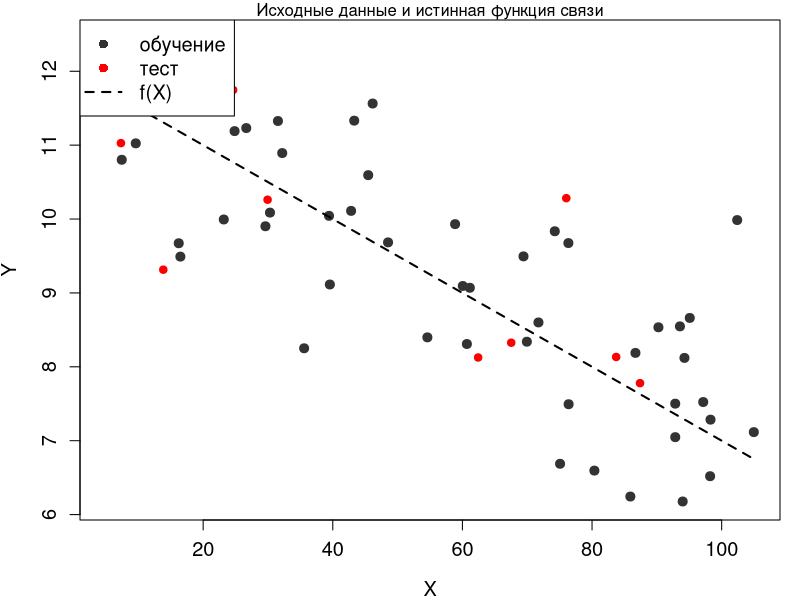
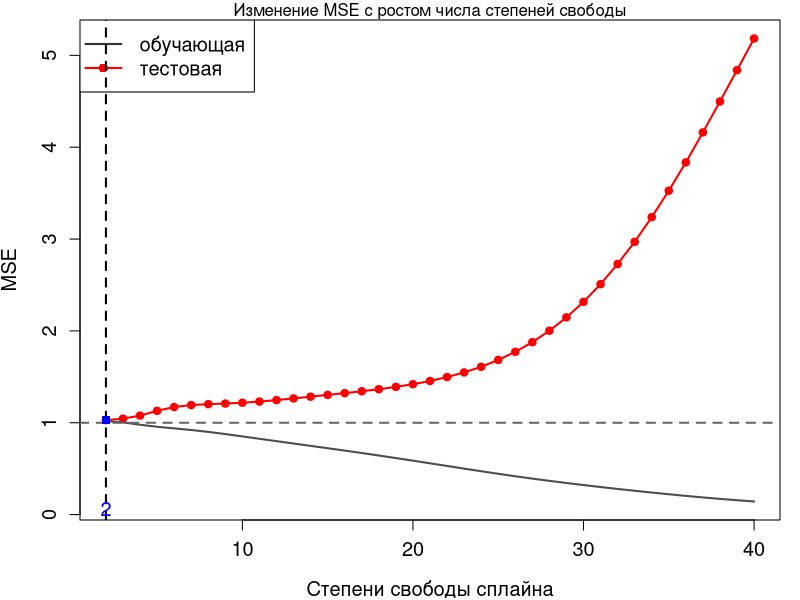
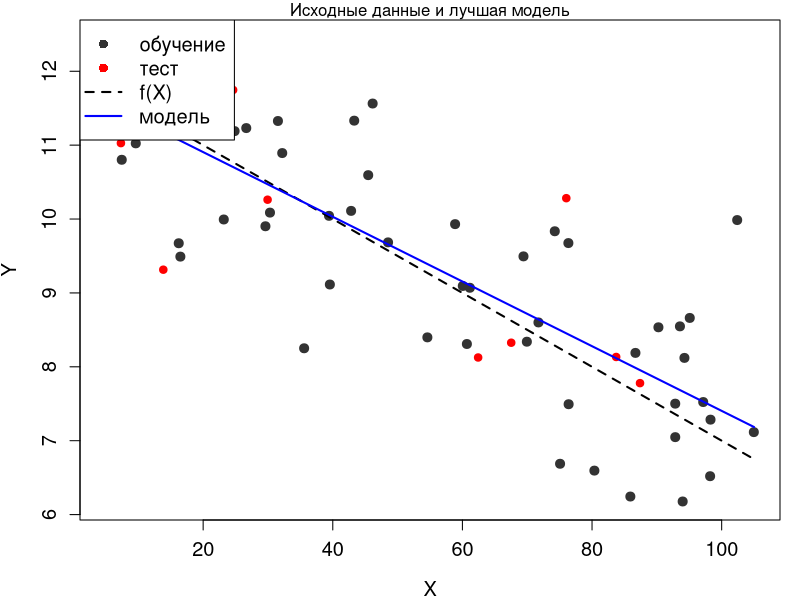
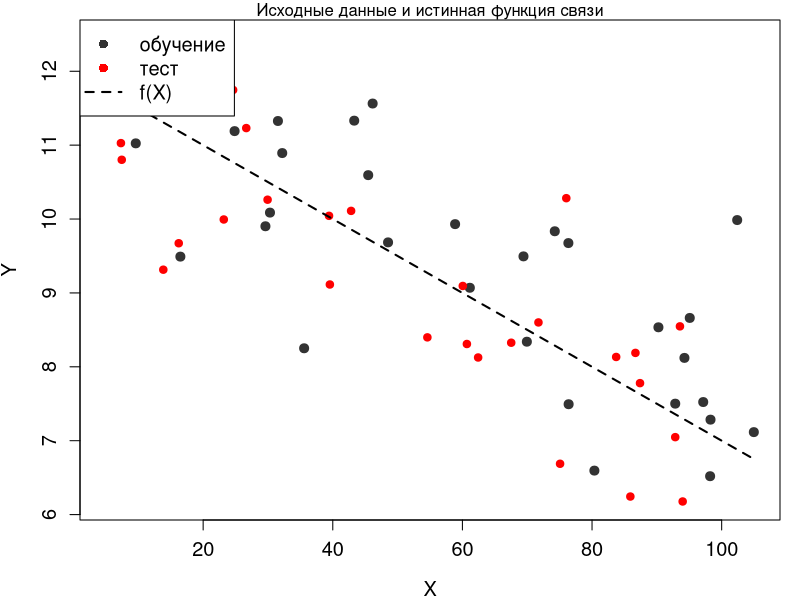
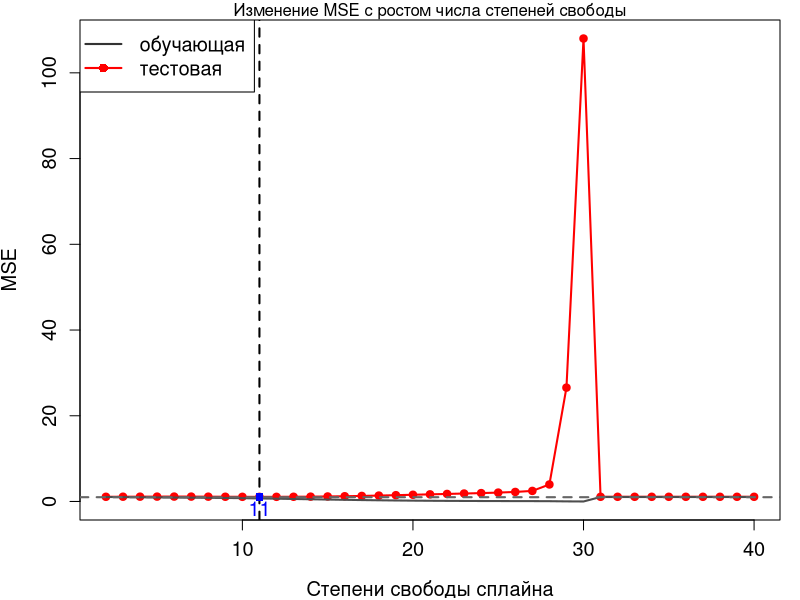
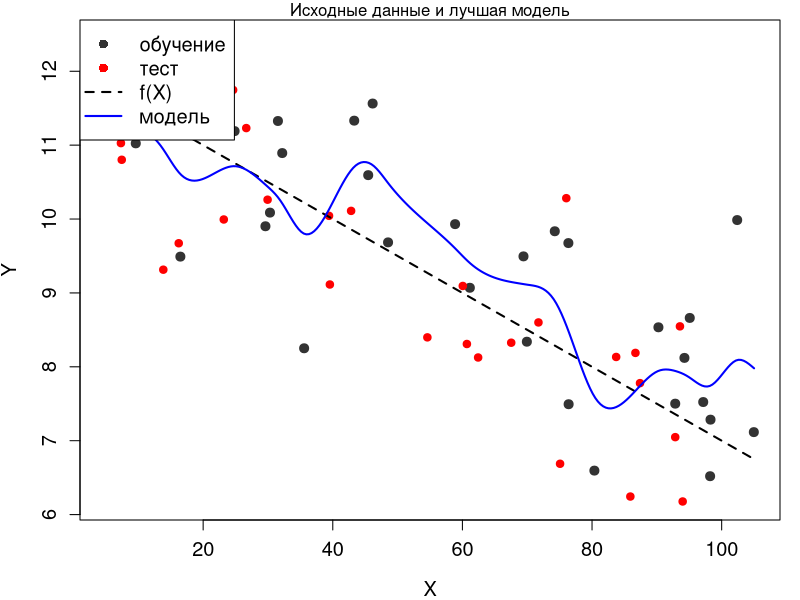

Write R code to recreate these figures, in order.
## ---- chunk 1
knitr::opts_chunk$set(echo = TRUE)
## ---- chunk 2
# ядро 
my.seed <- 1486372882 

# наблюдений всего 
n.all <- 60 
# доля обучающей выборки 
train.percent <- 0.85 
# стандартное отклонение случайного шума 
res.sd <- 1 
# границы изменения X 
x.min <- 5 
x.max <- 105 

# фактические значения x 
set.seed(my.seed) 
x <- runif(x.min, x.max, n = n.all) 

# случайный шум 
set.seed(my.seed) 
res <- rnorm(mean = 0, sd = res.sd, n = n.all) 
# отбираем наблюдения в обучающую выборку 
set.seed(my.seed) 
inTrain <- sample(seq_along(x), size = train.percent*n.all) 

# истинная функция взаимосвязи 
y.func <- function(x) {12 - 0.05*x} 

# для графика истинной взаимосвязи 
x.line <- seq(x.min, x.max, length = n.all) 
y.line <- y.func(x.line) 

# фактические значения y (с шумом) 
y <- y.func(x) + res 

# Создаём векторы с данными для построения графиков ############################ 

# наблюдения на обучающей выборке 
x.train <- x[inTrain] 
y.train <- y[inTrain] 

# наблюдения на тестовой выборке 
x.test <- x[-inTrain] 
y.test <- y[-inTrain] 
# График 1: Исходные данные на график ######################################### 

# убираем широкие поля рисунка 
par(mar = c(4, 4, 1, 1)) 

# наименьшие/наибольшие значения по осям 
x.lim <- c(x.min, x.max) 
y.lim <- c(min(y), max(y)) 

# наблюдения с шумом (обучающая выборка) 
plot(x.train, y.train, 
     col = grey(0.2), bg = grey(0.2), pch = 21, 
     xlab = 'X', ylab = 'Y', 
     xlim = x.lim, ylim = y.lim, 
     cex = 1.2, cex.lab = 1.2, cex.axis = 1.2)


# заголовок 
mtext('Исходные данные и истинная функция связи', side = 3) 

# наблюдения тестовой выборки 
points(x.test, y.test, col = 'red', bg = 'red', pch = 21) 

# истинная функция 
lines(x.line, y.line, lwd = 2, lty = 2) 

# легенда 
legend('topleft', legend = c('обучение', 'тест', 'f(X)'), 
       pch = c(16, 16, NA), 
       col = c(grey(0.2), 'red', 'black'), 
       lty = c(0, 0, 2), lwd = c(1, 1, 2), cex = 1.2)

# Строим модель ############################################################### 
# Цикл по степеням свободы #################################################### 

# максимальное число степеней свободы для модели сплайна 
max.df <- 40 
# таблица для записи ошибок 
tbl <- data.frame(df = 2:max.df) 
# ошибки на обучающей выборке 
tbl$MSE.train <- 0 
# ошибки на тестовой выборке 
tbl$MSE.test <- 0
for (i in 2:max.df) { 
  # строим модель 
  mod <- smooth.spline(x = x.train, y = y.train, df = i) 
  
  # модельные значения для расчёта ошибок 
  y.model.train <- predict(mod, data.frame(x = x.train))$y[, 1] 
  y.model.test <- predict(mod, data.frame(x = x.test))$y[, 1] 
  
  # считаем средний квадрат ошибки на обечающей и тестовой выборке 
  MSE <- c(sum((y.train - y.model.train)^2) / length(x.train), 
           sum((y.test - y.model.test)^2) / length(x.test)) 
  
  # записываем ошибки в модель 
  tbl[tbl$df == i, c('MSE.train', 'MSE.test')] <- MSE 
} 

# График 2: Зависимость MSE от гибкости модели ################################ 
plot(x = tbl$df, y = tbl$MSE.test, 
     type = 'l', col = 'red', lwd = 2, 
     xlab = 'Степени свободы сплайна', ylab = 'MSE', 
     ylim = c(min(tbl$MSE.train, tbl$MSE.test), 
              max(tbl$MSE.train, tbl$MSE.test)), 
     cex = 1.2, cex.lab = 1.2, cex.axis = 1.2) 

# заголовок 
mtext('Изменение MSE с ростом числа степеней свободы', side = 3) 

points(x = tbl$df, y = tbl$MSE.test, 
       pch = 21, col = 'red', bg = 'red') 
lines(x = tbl$df, y = tbl$MSE.train, col = grey(0.3), lwd = 2) 
# неустранимая ошибка 
abline(h = res.sd, lty = 2, col = grey(0.4), lwd = 2) 

# легенда 
legend('topleft', legend = c('обучающая', 'тестовая'), 
       pch = c(NA, 16), 
       col = c(grey(0.2), 'red'), 
       lty = c(1, 1), lwd = c(2, 2), cex = 1.2)

# степени свободы у наименьшей ошибки на тестовой выборке 
min.MSE.test <- min(tbl$MSE.test) 
df.min.MSE.test <- tbl[tbl$MSE.test == min.MSE.test, 'df'] 

# компромисс между точностью и простотой модели по графику 
df.my.MSE.test <- df.min.MSE.test 
my.MSE.test <- tbl[tbl$df == df.my.MSE.test, 'MSE.test']
# ставим точку на графике 
abline(v = df.my.MSE.test, 
       lty = 2, lwd = 2) 
points(x = df.my.MSE.test, y = my.MSE.test, 
       pch = 15, col = 'blue') 
mtext(df.my.MSE.test, 
      side = 1, line = -1, at = df.my.MSE.test, col = 'blue', cex = 1.2) 

# График 3: Лучшая модель (компромисс между гибкостью и точностью) ############ 

mod.MSE.test <- smooth.spline(x = x.train, y = y.train, df = df.my.MSE.test) 

# для гладких графиков модели 
x.model.plot <- seq(x.min, x.max, length = 250) 
y.model.plot <- predict(mod.MSE.test, data.frame(x = x.model.plot))$y[, 1] 

# убираем широкие поля рисунка 
par(mar = c(4, 4, 1, 1)) 

# наименьшие/наибольшие значения по осям 
x.lim <- c(x.min, x.max) 
y.lim <- c(min(y), max(y)) 

# наблюдения с шумом (обучающая выборка)
plot(x.train, y.train, 
     col = grey(0.2), bg = grey(0.2), pch = 21, 
     xlab = 'X', ylab = 'Y', 
     xlim = x.lim, ylim = y.lim, 
     cex = 1.2, cex.lab = 1.2, cex.axis = 1.2) 

# заголовок 
mtext('Исходные данные и лучшая модель', side = 3) 

# наблюдения тестовой выборки 
points(x.test, y.test, 
       col = 'red', bg = 'red', pch = 21) 

# истинная функция 
lines(x.line, y.line, 
      lwd = 2, lty = 2) 

# модель 
lines(x.model.plot, y.model.plot, 
      lwd = 2, col = 'blue') 

# легенда 
legend('topleft', legend = c('обучение', 'тест', 'f(X)', 'модель'), 
       pch = c(16, 16, NA, NA), 
       col = c(grey(0.2), 'red', 'black', 'blue'), 
       lty = c(0, 0, 2, 1), lwd = c(1, 1, 2, 2), cex = 1.2)
## ---- chunk 3
# Генерируем данные ########################################################### 

# ядро 
my.seed <- 1486372882 

# наблюдений всего 
n.all <- 60 
# доля обучающей выборки 
train.percent <- 0.5 
# стандартное отклонение случайного шума 
res.sd <- 1 
# границы изменения X 
x.min <- 5 
x.max <- 105 

# фактические значения x 
set.seed(my.seed) 
x <- runif(x.min, x.max, n = n.all) 

# случайный шум 
set.seed(my.seed) 
res <- rnorm(mean = 0, sd = res.sd, n = n.all) 
# отбираем наблюдения в обучающую выборку 
set.seed(my.seed) 
inTrain <- sample(seq_along(x), size = train.percent*n.all) 

# истинная функция взаимосвязи 
y.func <- function(x) {12 - 0.05*x} 

# для графика истинной взаимосвязи 
x.line <- seq(x.min, x.max, length = n.all) 
y.line <- y.func(x.line) 

# фактические значения y (с шумом) 
y <- y.func(x) + res 

# Создаём векторы с данными для построения графиков ############################ 

# наблюдения на обучающей выборке 
x.train <- x[inTrain] 
y.train <- y[inTrain] 

# наблюдения на тестовой выборке 
x.test <- x[-inTrain] 
y.test <- y[-inTrain] 

# График 1: Исходные данные на график ######################################### 

# убираем широкие поля рисунка 
par(mar = c(4, 4, 1, 1)) 

# наименьшие/наибольшие значения по осям 
x.lim <- c(x.min, x.max) 
y.lim <- c(min(y), max(y)) 

# наблюдения с шумом (обучающая выборка)
plot(x.train, y.train, 
     col = grey(0.2), bg = grey(0.2), pch = 21, 
     xlab = 'X', ylab = 'Y', 
     xlim = x.lim, ylim = y.lim, 
     cex = 1.2, cex.lab = 1.2, cex.axis = 1.2) 

# заголовок 
mtext('Исходные данные и истинная функция связи', side = 3) 

# наблюдения тестовой выборки 
points(x.test, y.test, col = 'red', bg = 'red', pch = 21) 

# истинная функция 
lines(x.line, y.line, lwd = 2, lty = 2) 

# легенда 
legend('topleft', legend = c('обучение', 'тест', 'f(X)'), 
       pch = c(16, 16, NA), 
       col = c(grey(0.2), 'red', 'black'), 
       lty = c(0, 0, 2), lwd = c(1, 1, 2), cex = 1.2)

# Строим модель ############################################################### 
# Цикл по степеням свободы #################################################### 

# максимальное число степеней свободы для модели сплайна 
max.df <- 40 
# таблица для записи ошибок 
tbl <- data.frame(df = 2:max.df) 
# ошибки на обучающей выборке 
tbl$MSE.train <- 0 
# ошибки на тестовой выборке 
tbl$MSE.test <- 0

for (i in 2:max.df) { 
  # строим модель 
  mod <- smooth.spline(x = x.train, y = y.train, df = i) 
  
  # модельные значения для расчёта ошибок 
  y.model.train <- predict(mod, data.frame(x = x.train))$y[, 1] 
  y.model.test <- predict(mod, data.frame(x = x.test))$y[, 1] 
  
  # считаем средний квадрат ошибки на обечающей и тестовой выборке 
  MSE <- c(sum((y.train - y.model.train)^2) / length(x.train), 
           sum((y.test - y.model.test)^2) / length(x.test)) 
  
  # записываем ошибки в модель 
  tbl[tbl$df == i, c('MSE.train', 'MSE.test')] <- MSE 
} 

# График 2: Зависимость MSE от гибкости модели ################################ 
plot(x = tbl$df, y = tbl$MSE.test, 
     type = 'l', col = 'red', lwd = 2, 
     xlab = 'Степени свободы сплайна', ylab = 'MSE', 
     ylim = c(min(tbl$MSE.train, tbl$MSE.test), 
              max(tbl$MSE.train, tbl$MSE.test)), 
     cex = 1.2, cex.lab = 1.2, cex.axis = 1.2) 

# заголовок 
mtext('Изменение MSE с ростом числа степеней свободы', side = 3) 

points(x = tbl$df, y = tbl$MSE.test, 
       pch = 21, col = 'red', bg = 'red') 
lines(x = tbl$df, y = tbl$MSE.train, col = grey(0.3), lwd = 2) 
# неустранимая ошибка 
abline(h = res.sd, lty = 2, col = grey(0.4), lwd = 2) 

# легенда 
legend('topleft', legend = c('обучающая', 'тестовая'), 
       pch = c(NA, 16), 
       col = c(grey(0.2), 'red'), 
       lty = c(1, 1), lwd = c(2, 2), cex = 1.2)

# степени свободы у наименьшей ошибки на тестовой выборке 
min.MSE.test <- min(tbl$MSE.test) 
df.min.MSE.test <- tbl[tbl$MSE.test == min.MSE.test, 'df'] 

# компромисс между точностью и простотой модели по графику 
df.my.MSE.test <- df.min.MSE.test 
my.MSE.test <- tbl[tbl$df == df.my.MSE.test, 'MSE.test']
# ставим точку на графике 
abline(v = df.my.MSE.test, 
       lty = 2, lwd = 2) 
points(x = df.my.MSE.test, y = my.MSE.test, 
       pch = 15, col = 'blue') 
mtext(df.my.MSE.test, 
      side = 1, line = -1, at = df.my.MSE.test, col = 'blue', cex = 1.2) 

# График 3: Лучшая модель (компромисс между гибкостью и точностью) ############ 

mod.MSE.test <- smooth.spline(x = x.train, y = y.train, df = df.my.MSE.test) 

# для гладких графиков модели 
x.model.plot <- seq(x.min, x.max, length = 250) 
y.model.plot <- predict(mod.MSE.test, data.frame(x = x.model.plot))$y[, 1] 

# убираем широкие поля рисунка 
par(mar = c(4, 4, 1, 1)) 

# наименьшие/наибольшие значения по осям 
x.lim <- c(x.min, x.max) 
y.lim <- c(min(y), max(y)) 

# наблюдения с шумом (обучающая выборка)
plot(x.train, y.train, 
     col = grey(0.2), bg = grey(0.2), pch = 21, 
     xlab = 'X', ylab = 'Y', 
     xlim = x.lim, ylim = y.lim, 
     cex = 1.2, cex.lab = 1.2, cex.axis = 1.2) 

# заголовок 
mtext('Исходные данные и лучшая модель', side = 3) 

# наблюдения тестовой выборки 
points(x.test, y.test, 
       col = 'red', bg = 'red', pch = 21) 

# истинная функция 
lines(x.line, y.line, 
      lwd = 2, lty = 2) 

# модель 
lines(x.model.plot, y.model.plot, 
      lwd = 2, col = 'blue') 

# легенда 
legend('topleft', legend = c('обучение', 'тест', 'f(X)', 'модель'), 
       pch = c(16, 16, NA, NA), 
       col = c(grey(0.2), 'red', 'black', 'blue'), 
       lty = c(0, 0, 2, 1), lwd = c(1, 1, 2, 2), cex = 1.2)
